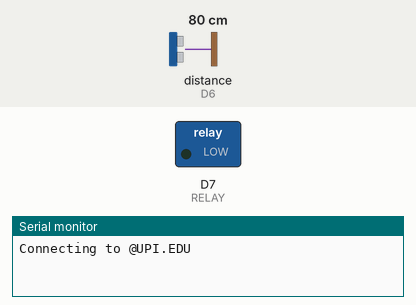
This sketch was run on a simulated ESP8266 (NodeMCU). Shown: switched loads named in the sketch (green lamp = pin HIGH), the last lines printed to the serial monitor. Wiring (inferred from the names in the program): ultrasonic range finder: trigger D5; echo D6. The inputs (shaded band) are chosen by the test bench; at power-on: distance to the obstacle (sensor on D6) 80 cm. The echo pulse lasts 58.3 µs per cm; WiFi joins after 1.5 s; servers stay silent unless stated; random numbers use the default seed unless the sketch sets one; no MQTT or app messages arrive unless stated; pins used as bus, display or sensor lines are not drawn.

Above: at 0.1 s.
At 1.6 s:
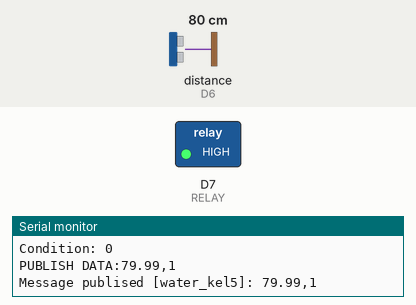
Timing chart, 0 to 3.1 s (numbered marks = the images above):
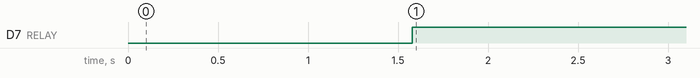

Measured:
- by itself, D7 (RELAY): LOW → HIGH at 1.6 s

The sketch:

kel5.ino
```cpp
// Library
#include <ESP8266WiFi.h>
#include <PubSubClient.h>
#include <ArduinoJson.h>

// Mendefinisikan pin untuk ultrasonic dan relay
#define TRIG D5
#define ECHO D6
#define RELAY D7

// Deklarasi variable condition
int condition;

/****** WiFi Connection Details *******/
const char* ssid = "@UPI.EDU";
const char* password = "";

/******* MQTT Broker Connection Details *******/
const char* mqtt_server = "broker.emqx.io";
const char* mqtt_username = "emqx";
const char* mqtt_password = "public";
const int mqtt_port =1883;

/**** Secure WiFi Connectivity Initialisation *****/
WiFiClient espClient;

/**** MQTT Client Initialisation Using WiFi Connection *****/
PubSubClient client(espClient);

unsigned long lastMsg = 0;
#define MSG_BUFFER_SIZE (50)
char msg[MSG_BUFFER_SIZE];

/************* Connect to WiFi ***********/
void setup_wifi() {
  delay(10);
  Serial.print("\nConnecting to ");
  Serial.println(ssid);

  WiFi.mode(WIFI_STA);
  WiFi.begin(ssid, password);

  while (WiFi.status() != WL_CONNECTED) {
    delay(500);
    Serial.print(".");
  }
  randomSeed(micros());
  Serial.println("\nWiFi connected\nIP address: ");
  Serial.println(WiFi.localIP());
}

/************* Connect to MQTT Broker ***********/
void reconnect() {
  // Loop until we're reconnected
  while (!client.connected()) {
    Serial.print("Attempting MQTT connection...");
    String clientId = "ESP8266Client-";   // Create a random client ID
    clientId += String(random(0xffff), HEX);
    // Attempt to connect
    if (client.connect(clientId.c_str(), mqtt_username, mqtt_password)) {
      Serial.println("connected");

    } else {
      Serial.print("failed, rc=");
      Serial.print(client.state());
      Serial.println(" try again in 5 seconds");   // Wait 5 seconds before retrying
      delay(5000);
    }
  }
}

/**** Method for Publishing MQTT Messages **********/
void publishMessage(const char* topic, String payload , boolean retained){
  if (client.publish(topic, payload.c_str(), true))
      Serial.println("Message publised ["+String(topic)+"]: "+payload);
}

void setup() {
  // Mengatur pin trig dan echo
  pinMode(TRIG, OUTPUT);
  pinMode(ECHO, INPUT);

  // Mengatur pin relay sebagai output
  pinMode(RELAY, OUTPUT);
  // Memastikan relay dalam keadaan mati saat memulai
  digitalWrite(RELAY, LOW);

  // Memulai komunikasi serial dengan baud rate 9600
  Serial.begin(9600);
  while (!Serial) delay(1);
  setup_wifi();
  client.setServer(mqtt_server, mqtt_port);
}

void loop() {

  if (!client.connected()) reconnect(); // check if client is connected
  client.loop();

  // Mengatur trigPin LOW selama 2 mikrodetik untuk memastikan tidak ada sinyal
  digitalWrite(TRIG, LOW);
  delayMicroseconds(2);

  // Mengatur trigPin HIGH selama 10 mikrodetik untuk mengirim sinyal trigger
  digitalWrite(TRIG, HIGH);
  delayMicroseconds(10);
  digitalWrite(TRIG, LOW);

  // Membaca durasi sinyal yang diterima pada echoPin
  long duration = pulseIn(ECHO, HIGH);

  // Menghitung jarak dalam cm
  // Kecepatan suara di udara adalah 343 m/s atau 0.0343 cm/µs
  // Jarak dihitung dari waktu pulang-pergi sehingga harus dibagi 2
  float distance = (duration * 0.0343) / 2;

  // Menampilkan hasil pada Serial Monitor
  Serial.print("Jarak: ");
  Serial.print(distance);
  Serial.println(" cm");

  // Menampilkan nilai condition pada Serial Monitor
  Serial.print("Condition: ");
  Serial.println(condition);

  // Mengatur condition dan relay berdasarkan jarak
  if (distance >= 30) {
    digitalWrite(RELAY, HIGH);
    condition = 1; //safe
  } else {
    digitalWrite(RELAY, LOW);
    condition = 0; //danger
  }

  // Jeda sebelum pengukuran berikutnya
// Up to MQTT
  String msgStr = String(distance) + "," + String(condition);
  byte arrSize = msgStr.length() + 1;
  char msg[arrSize];

  Serial.print("PUBLISH DATA:");
  Serial.println(msgStr);
  msgStr.toCharArray(msg, arrSize);
  publishMessage("water_kel5", msg, true);
  msgStr = "";

  delay(1000);
}
```
